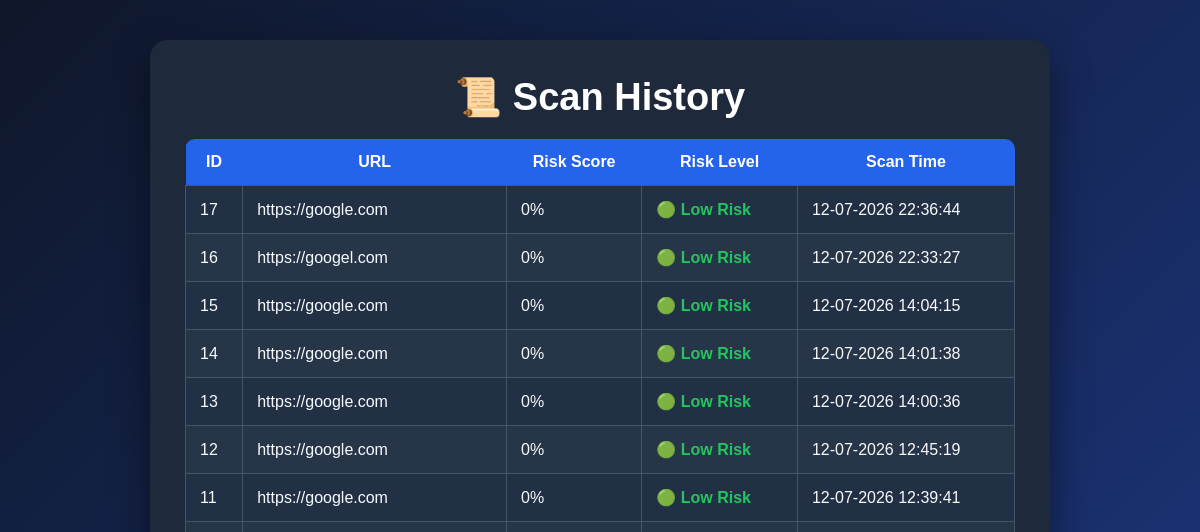
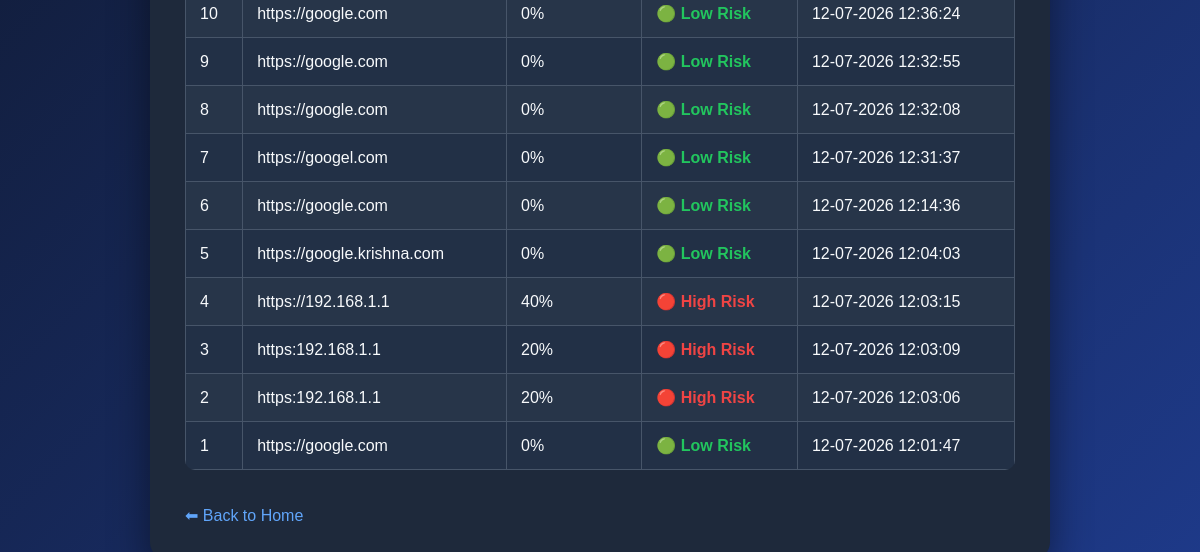
Before: /history with the older database file (2 pictures, top to bottom).
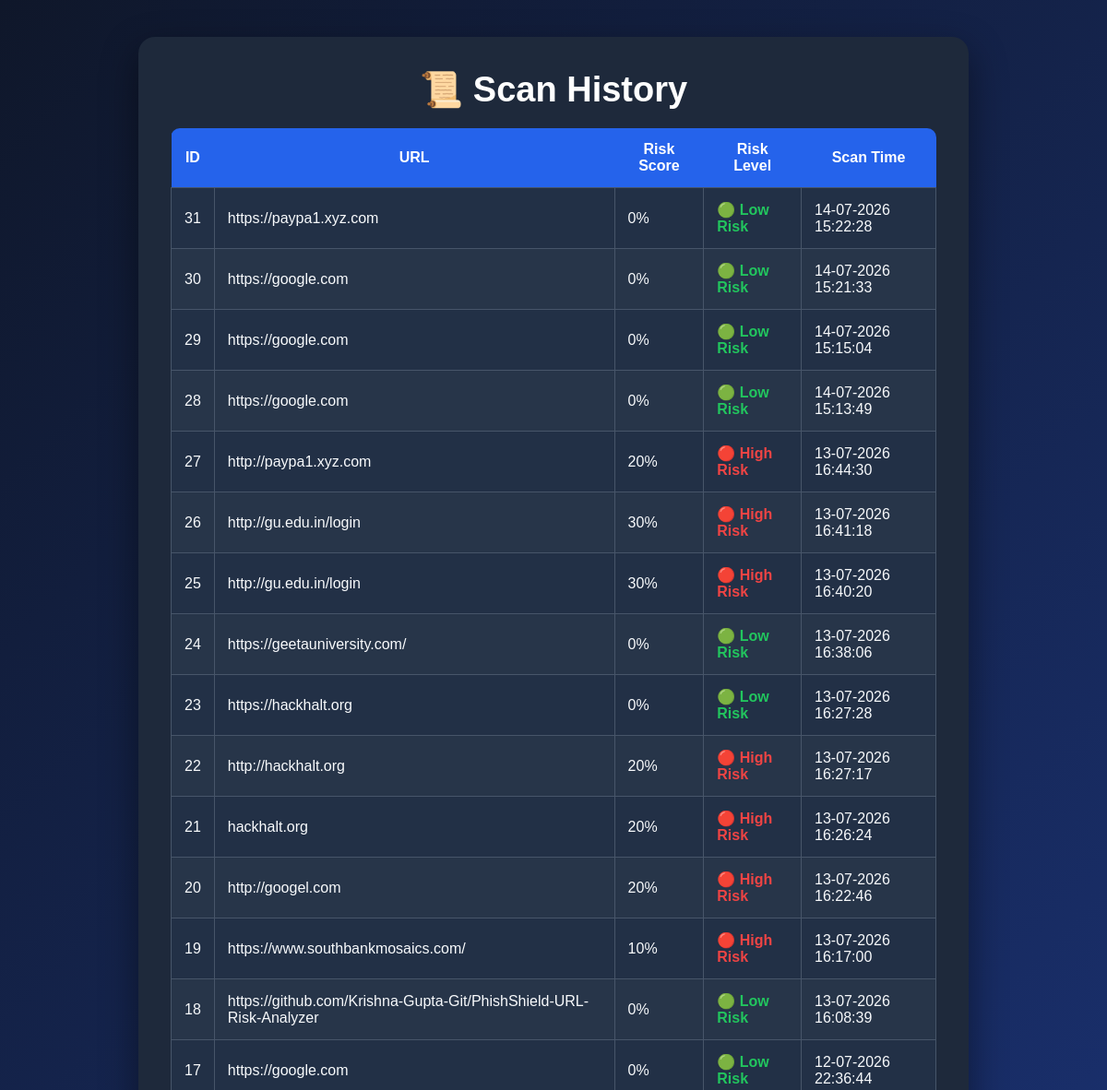
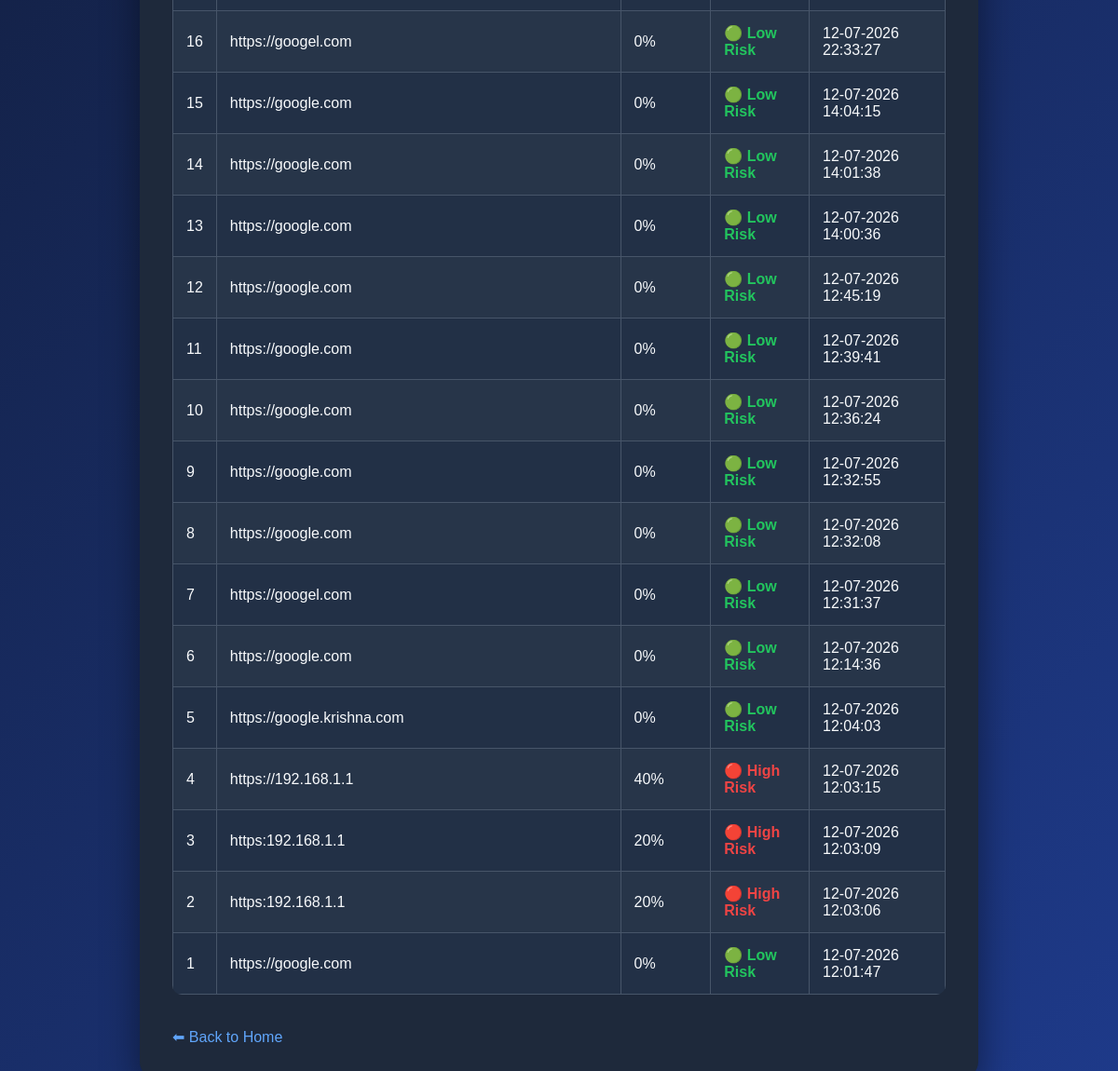
After: the same page with the newer database file (2 pictures, top to bottom).
### tables this page shows
CREATE TABLE scan_history(

        id INTEGER PRIMARY KEY AUTOINCREMENT,

        url TEXT,

        risk_score INTEGER,

        risk_level TEXT,

        scan_time TEXT

    );

### app.py (the view)
@app.route("/history")
def history():
    history_data = get_history()
    return render_template(
        "history.html",
        history=history_data
    )

### database.py (called while the page is built)
def get_history():
    conn = sqlite3.connect(DATABASE)
    cursor = conn.cursor()
    cursor.execute("""
    SELECT *
    FROM scan_history
    ORDER BY id DESC
    """)
    history = cursor.fetchall()
    conn.close()
    return history

### templates/history.html (shortened to what this page needs)
<!DOCTYPE html>
<html lang="en">
<head>
    <link rel="stylesheet"
          href="{{ url_for('static', filename='style.css') }}">
</head>
<body>
<div class="container">
    <h1>📜 Scan History</h1>
    <table class="feature-table">
        <tr>
            <th>ID</th>
            <th>URL</th>
            <th>Risk Score</th>
            <th>Risk Level</th>
            <th>Scan Time</th>
        </tr>
        {% if history %}
            {% for scan in history %}
            <tr>
                <td>{{ scan[0] }}</td>
                <td>{{ scan[1] }}</td>
                <td>{{ scan[2] }}%</td>
                <td>
                    {% if scan[3] == "Low Risk" %}
                        <span class="low">🟢 {{ scan[3] }}</span>
                    {% elif scan[3] == "Medium Risk" %}
                        <span class="medium">🟡 {{ scan[3] }}</span>
                    {% else %}
                        <span class="high">🔴 {{ scan[3] }}</span>
                    {% endif %}
                </td>
                <td>{{ scan[4] }}</td>
            </tr>
            {% endfor %}
        {% else %}
            <tr>
                <td colspan="5">No scan history available.</td>
            </tr>
        {% endif %}
    </table>
    <br><br>
    <a href="/">⬅ Back to Home</a>
</div>
</body>
</html>

### static/style.css (style rules this page uses)
* { margin:0; padding:0; box-sizing:border-box; font-family:Arial, Helvetica, sans-serif; }
html { scroll-behavior:smooth; }
body { background:linear-gradient(135deg,#0f172a,#1e3a8a); color:#f8fafc; min-height:100vh; padding:40px; }
.container { width:900px; max-width:100%; margin:auto; background:#1e293b; border-radius:18px; padding:35px; box-shadow:0 15px 40px rgba(0,0,0,.45); animation:fadeIn .6s ease; }
h1 { text-align:center; color:#ffffff; font-size:38px; margin-bottom:15px; }
a { color:#60a5fa; text-decoration:none; }
.feature-table { width:100%; border-collapse:collapse; margin-top:20px; }
.feature-table th { background:#2563eb; color:white; padding:14px; }
.feature-table td { background:#273549; color:#f8fafc; padding:14px; border:1px solid #475569; }
.low { color:#22c55e; font-weight:bold; }
.high { color:#ef4444; font-weight:bold; }
.feature-table { overflow:hidden; border-radius:10px; }
.feature-table th { position:sticky; top:0; }
.feature-table tr { transition:.25s; }
.feature-table tr { animation:fadeRow .4s ease; }
.feature-table tr:nth-child(even) td { background:#223046; }

Changed rows visible on the page:
added scan_history: id "31", url "https://paypa1.xyz.com", risk_score "0", risk_level "Low Risk", scan_time "14-07-2026 15:22:28"
added scan_history: id "30", url "https://google.com", risk_score "0", risk_level "Low Risk", scan_time "14-07-2026 15:21:33"
added scan_history: id "29", url "https://google.com", risk_score "0", risk_level "Low Risk", scan_time "14-07-2026 15:15:04"
added scan_history: id "28", url "https://google.com", risk_score "0", risk_level "Low Risk", scan_time "14-07-2026 15:13:49"
added scan_history: id "27", url "http://paypa1.xyz.com", risk_score "20", risk_level "High Risk", scan_time "13-07-2026 16:44:30"
added scan_history: id "26", url "http://gu.edu.in/login", risk_score "30", risk_level "High Risk", scan_time "13-07-2026 16:41:18"
added scan_history: id "25", url "http://gu.edu.in/login", risk_score "30", risk_level "High Risk", scan_time "13-07-2026 16:40:20"
added scan_history: id "24", url "https://geetauniversity.com/", risk_score "0", risk_level "Low Risk", scan_time "13-07-2026 16:38:06"
added scan_history: id "23", url "https://hackhalt.org", risk_score "0", risk_level "Low Risk", scan_time "13-07-2026 16:27:28"
added scan_history: id "22", url "http://hackhalt.org", risk_score "20", risk_level "High Risk", scan_time "13-07-2026 16:27:17"
added scan_history: id "21", url "hackhalt.org", risk_score "20", risk_level "High Risk", scan_time "13-07-2026 16:26:24"
added scan_history: id "20", url "http://googel.com", risk_score "20", risk_level "High Risk", scan_time "13-07-2026 16:22:46"
added scan_history: id "19", url "https://www.southbankmosaics.com/", risk_score "10", risk_level "High Risk", scan_time "13-07-2026 16:17:00"
added scan_history: id "18", url "https://github.com/Krishna-Gupta-Git/PhishShield-URL-Risk-Analyzer", risk_score "0", risk_level "Low Risk", scan_time "13-07-2026 16:08:39"
